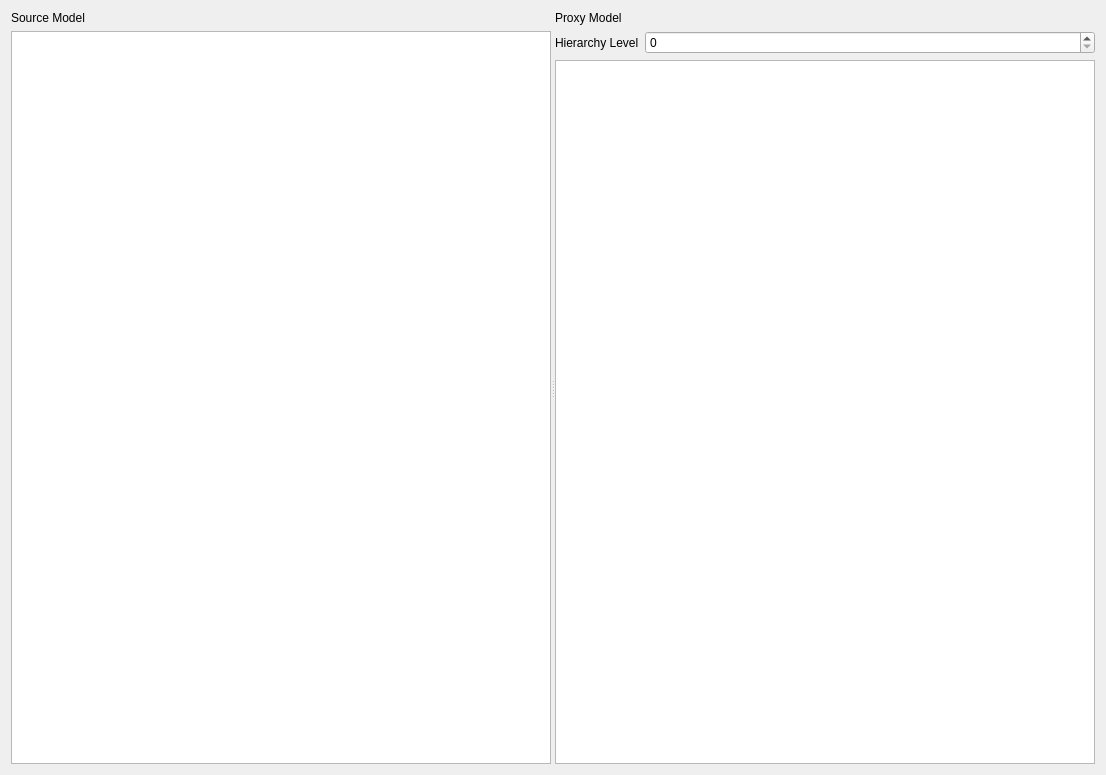
<?xml version="1.0" encoding="UTF-8"?>
<ui version="4.0">
 <class>DemoHierarchylevelProxyModel</class>
 <widget class="QWidget" name="DemoHierarchylevelProxyModel">
  <property name="geometry">
   <rect>
    <x>0</x>
    <y>0</y>
    <width>1106</width>
    <height>775</height>
   </rect>
  </property>
  <property name="windowTitle">
   <string>Form</string>
  </property>
  <layout class="QVBoxLayout" name="verticalLayout_3">
   <item>
    <widget class="QSplitter" name="splitter">
     <property name="orientation">
      <enum>Qt::Horizontal</enum>
     </property>
     <widget class="QWidget" name="layoutWidget">
      <layout class="QVBoxLayout" name="verticalLayout">
       <item>
        <widget class="QLabel" name="label">
         <property name="text">
          <string>Source Model</string>
         </property>
        </widget>
       </item>
       <item>
        <widget class="DemoTreeView" name="sourceView">
         <property name="contextMenuPolicy">
          <enum>Qt::CustomContextMenu</enum>
         </property>
        </widget>
       </item>
      </layout>
     </widget>
     <widget class="QWidget" name="layoutWidget">
      <layout class="QVBoxLayout" name="verticalLayout_2">
       <item>
        <widget class="QLabel" name="label_2">
         <property name="text">
          <string>Proxy Model</string>
         </property>
        </widget>
       </item>
       <item>
        <layout class="QHBoxLayout" name="horizontalLayout">
         <item>
          <widget class="QLabel" name="label_3">
           <property name="text">
            <string>Hierarchy Level</string>
           </property>
          </widget>
         </item>
         <item>
          <widget class="QSpinBox" name="hierarchySpin">
           <property name="sizePolicy">
            <sizepolicy hsizetype="Expanding" vsizetype="Fixed">
             <horstretch>0</horstretch>
             <verstretch>0</verstretch>
            </sizepolicy>
           </property>
          </widget>
         </item>
        </layout>
       </item>
       <item>
        <widget class="DemoTreeView" name="proxyView">
         <property name="contextMenuPolicy">
          <enum>Qt::CustomContextMenu</enum>
         </property>
        </widget>
       </item>
      </layout>
     </widget>
    </widget>
   </item>
  </layout>
 </widget>
 <customwidgets>
  <customwidget>
   <class>DemoTreeView</class>
   <extends>QTreeView</extends>
   <header>templatedemoview.h</header>
  </customwidget>
 </customwidgets>
 <resources/>
 <connections/>
</ui>
